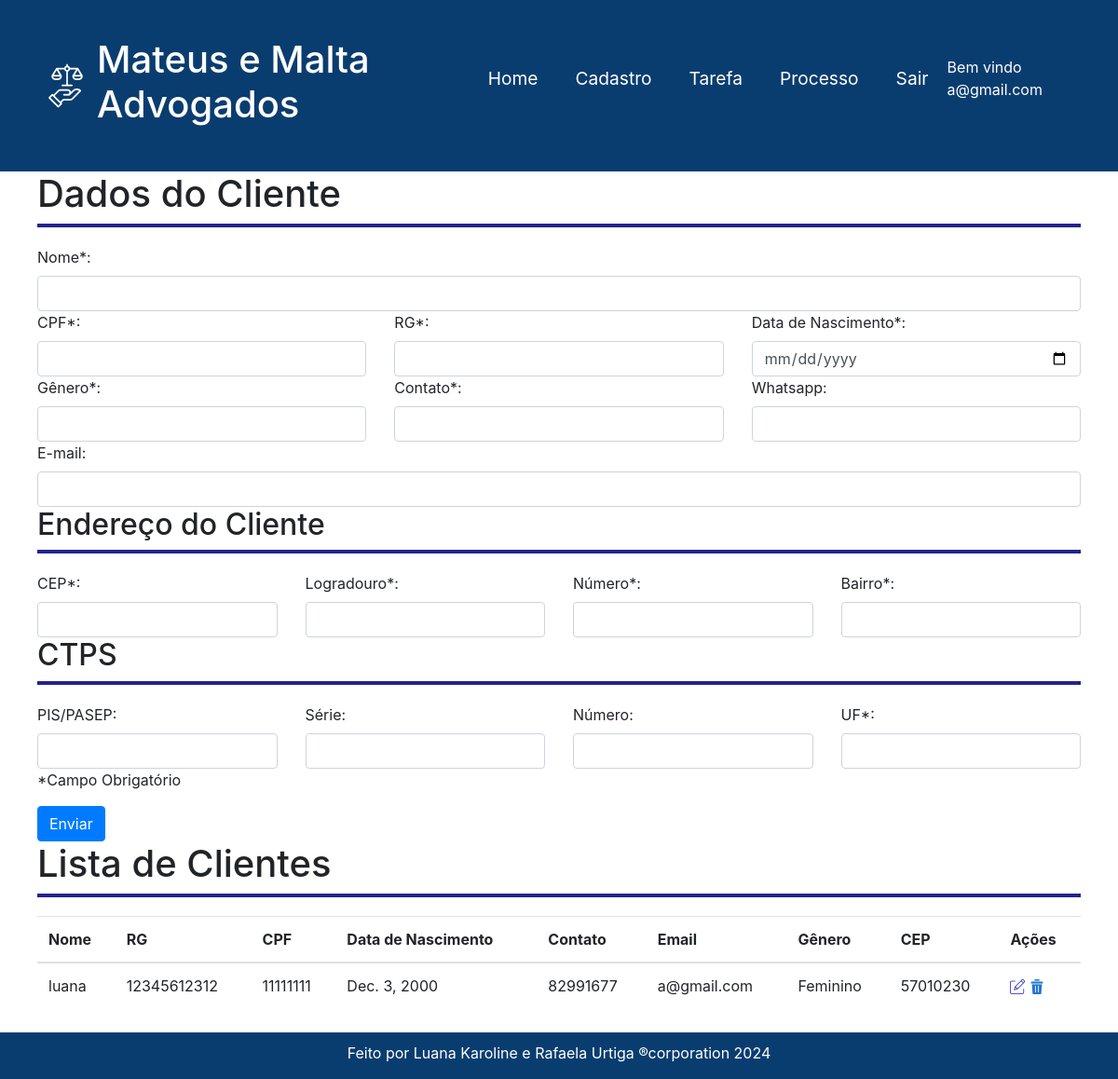
Screenshot of /adicionar/cliente (signed in) with the database file from the repository.
### task/models.py (models this page shows, shortened)
class Usuario(AbstractBaseUser, PermissionsMixin):
    nome = models.CharField(max_length=50, blank=False)
    email = models.EmailField(max_length=100, unique=True, blank=False)
    is_active = models.BooleanField(default=True)
    is_staff = models.BooleanField(default=False)
    date_joined = models.DateTimeField(auto_now_add=True)
    groups = models.ManyToManyField(Group, related_name='usuario_groups')
    user_permissions = models.ManyToManyField(
        Permission, related_name='usuario_user_permissions')
    objects = UsuarioManager()
    USERNAME_FIELD = 'email'
    REQUIRED_FIELDS = ['nome']
    class Meta:
        verbose_name = _('user')
        verbose_name_plural = _('users')

class Cliente(models.Model):
    nome = models.CharField(max_length=50, blank=False,null=False)
    cpf = models.CharField(max_length=14, unique=True, blank=False,null=False, db_index=True)  # Adicionando o db_index
    rg = models.CharField(max_length=9, unique=True, blank=False,null=False)
    data_nascimento = models.DateField()
    contato = models.CharField(max_length=14, blank=False,null=False)
    email = models.EmailField(max_length=100, unique=True)
    genero = models.CharField(max_length=50, blank=False,  null=False)
    whatsapp = models.CharField(max_length=50)
    cep = models.CharField(max_length=12, blank=False, null=False)
    logradouro = models.CharField(max_length=50, blank=False, null=False)
    numero_casa = models.IntegerField()
    bairro = models.CharField(max_length=50, blank=False, null=False)
    pis = models.CharField(max_length=20,unique=True)
    serie = models.CharField(max_length=20)
    uf = models.CharField(max_length=2,blank=False,null=False)
    numeracao_ctps = models.CharField(max_length=10)

### task/views/cliente_views.py (the view, shortened to what this page needs)
# urls.py: path('adicionar/cliente',view=cliente_views.adicionar_cliente,name='adicionar_cliente'),
def adicionar_cliente(request):
    clientes = Cliente.objects.all()
    return render(request, 'tasks/cliente.html', {'clientes': clientes})

### task/templates/tasks/cliente.html (shortened to what this page needs)
{% extends 'base.html' %}
{% load static %}
{% block content %}
<main>
    <article>
    <h1>Dados do Cliente</h1>
    <div class="linha-horizontal"></div>
    <form method="post" class="formLogin" action="{% url 'adicionar_cliente' %}">
        <div class="row">
             <div class="col">
                 <label for="nome">Nome*:</label>
                 <input type="text" name="nome" class="form-control"  />
             </div>
        </div>
        <div class="row">
            <div class="col">
                <label for="cpf">CPF*:</label>
                <input type="text" name="cpf"class="form-control"   />
            </div>
            <div class="col">
                <label for="rg">RG*:</label>
                <input type="text" name="rg" class="form-control" />
            </div>
            <div class="col">
                <label for="data_nascimento">Data de Nascimento*: </label>
                <input type="date" name="data_nascimento" class="form-control"  />
            </div>
        </div>
        <div class="row">
            <div class="col">
                <label for="genero">Gênero*:</label>
                <input type="text" name="genero" class="form-control"/>
            </div>
            <div class="col">
                <label for="contato">Contato*:</label>
                <input type="text" name="contato" class="form-control" />
            </div>
            <div class="col">
                <label for="whatsapp">Whatsapp:</label>
                <input type="text" class="form-control"  name="whatsapp"/>
            </div>
        </div>
        <div class="row">
            <div class="col">
                <label for="email">E-mail:</label>
                <input type="email" name="email" class="form-control" />
            </div>
        </div>
        <h2>Endereço do Cliente</h2>
        <div class="linha-horizontal"></div>
           <div class="row">
                <div class="col">
                    <label for="cep">CEP*:</label>
                    <input type="text" name="cep"  class="form-control" />
                </div>
                <div class="col">
                    <label for="logradouro">Logradouro*:</label>
                    <input type="text" name="logradouro" class="form-control" />
                </div>
                <div class="col">
                <label for="numero">Número*:</label>
                <input type="number" name="numero_casa" class="form-control" />
                </div>
                <div class="col">
                    <label for="bairro">Bairro*:</label>
                    <input type="bairro" name="bairro"  class="form-control"  />
                </div>
        </div>
         <h2>CTPS</h2>
        <div class="linha-horizontal"></div>
           <div class="row">
                <div class="col">
                    <label for="pip/pasep">PIS/PASEP:</label>
                    <input type="text" name="pis/pasep"  class="form-control" />
                </div>
                <div class="col">
                    <label for="serie">Série:</label>
                    <input type="text" name="serie"  class="form-control" />
                </div>
                 <div class="col">
                    <label for="numero">Número:</label>
                    <input type="text" name="numero"  class="form-control" />
                </div>
                <div class="col">
                    <label for="uf">UF*:</label>
                    <input type="text" name="uf"  class="form-control" />
                </div>
            </div>
        <p>*Campo Obrigatório</p>
        <button type="submit" class="btn btn-primary">Enviar</button>
    </form>
</article>
 <article>
        <h1>Lista de Clientes</h1>
        <div class="linha-horizontal"></div>
        <table class="table">
            <thead>
                <tr>
                    <th>Nome</th>
                    <th>RG</th>
                    <th>CPF</th>
                    <th>Data de Nascimento</th>
                    <th>Contato</th>
                    <th>Email</th>
                    <th>Gênero</th>
                    <th>CEP</th>
                    <th>Ações</th>
                </tr>
            </thead>
            <tbody>
                {% for cliente in clientes %}
                <tr>
                    <td>{{ cliente.nome }}</td>
                    <td>{{ cliente.cpf }}</td>
                    <td>{{ cliente.rg }}</td>
                    <td>{{ cliente.data_nascimento }}</td>
                    <td>{{ cliente.contato }}</td>
                    <td>{{ cliente.email }}</td>
                    <td>{{ cliente.genero }}</td>
                    <td>{{ cliente.cep }}</td>
                    <td>
                        <a href="{% url 'editar_cliente' cliente.id %}">
                            <img src="{% static 'img/iconeeditar.png' %}" alt="símbolo de editar"></img>
                        </a>
                        <a href="{% url 'excluir_cliente' cliente.id %}">
                             <img src="{% static 'img/excluir.png' %}" alt="símbolo de excluir"></img>
                        </a>
                    </td>
                </tr>
                {% endfor %}
            </tbody>
        </table>
    </article>
</main>
{% endblock %}

### task/templates/base.html (shortened to what this page needs)
{% load static %}
<!DOCTYPE html>
<html lang="pt-br">
<head>
    <link rel="stylesheet" href="https://stackpath.bootstrapcdn.com/bootstrap/4.1.3/css/bootstrap.min.css">
    <link rel="stylesheet" href ="{% static 'css/stylebase.css' %}">
</head>
<body>
<header>
  <img src="{% static 'img/advogado.png' %}" alt="símbolo de Advogados">
  <h1 id="titulo-header">Mateus e Malta Advogados</h1>
        <nav class="menu-item">
            <ul class="nav-item">
                <li class="item-header">
                    <a href="#">Home</a>
                </li>
                <li class="item-header">
                    <a href="{% url 'adicionar_cliente' %}">Cadastro</a>
                </li>
                <li class="item-header">
                    <a href="{% url 'tarefa' %}">Tarefa</a>
                </li>
                <li class="item-header">
                    <a href="{% url 'adicionar_processo' %}">Processo</a>
                </li>
                <li class="item-header">
                    <a href="{% url 'autenticar_usuario'%}">Sair</a>
                </li>
            </ul>
        </nav>
        <div class="ml-auto text-white">
          {% if user.is_authenticated %}
              <p>Bem vindo {{user.email}}</p>
          {% endif %}
        </div>
</header>
{% block content %}
{% endblock %}
<footer>
    <div class="container">
        <p id="ultima-linha">Feito por Luana Karoline e Rafaela Urtiga ®corporation 2024</p>
    </div>
</footer>
</body>
</html>

### task/static/css/stylebase.css (style rules this page uses)
:root { --azul: #0A3D6F; --branco: white; --laranja: #e29506; }
* { margin: 0; padding: 0; box-sizing: border-box; }
html, body { height: 100%; display: flex; flex-direction: column; }
header { display: flex; align-items: center; background-color: var(--azul); padding: 5vh; }
.menu-item { background-color: var(--azul); font-size: 1.2em; }
.menu-item a, .menu-item li { padding: 10px; text-decoration: none; }
.menu-item a { color: var(--branco); }
.nav-item { display: flex; list-style: none; justify-content: space-around; }
#titulo-header { color: var(--branco); }
article { padding-left: 40px; padding-right: 40px; flex: 1; }
.linha-horizontal { width: 100%; border-top: 4px solid #23238E; padding-top: 20px; }
main { padding-bottom: 10px; }
footer { background-color: var(--azul); padding-top: 10px; color: var(--branco); text-align: center; margin-top : auto; }
.container { display: flex; justify-content: space-evenly; }
#ultima-linha { color: var(--branco); }

### rows the page displays
Usuario: email "a@gmail.com"
Cliente: nome "luana", cpf "12345612312", rg "11111111", data_nascimento "Dec. 3, 2000", contato "82991677", email "a@gmail.com", genero "Feminino", cep "57010230"
